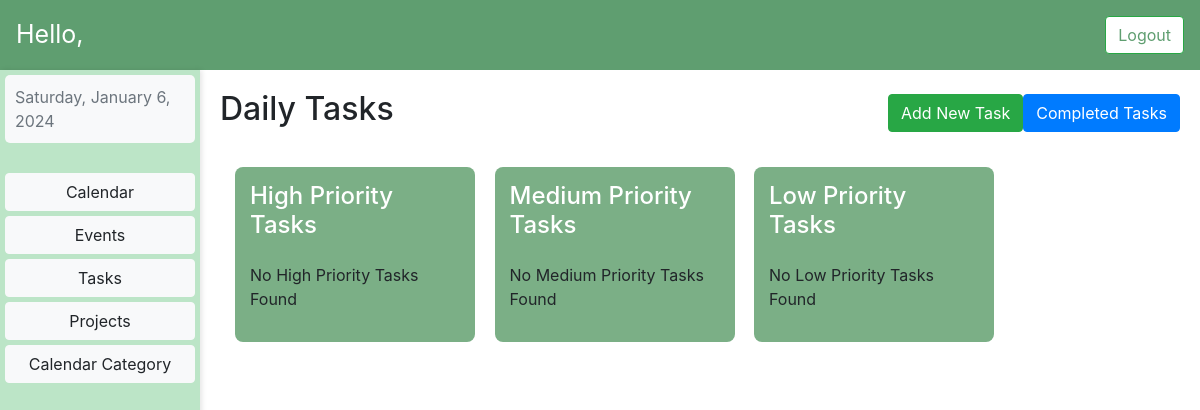
/task_list/, run on an earlier commit of the app's database.
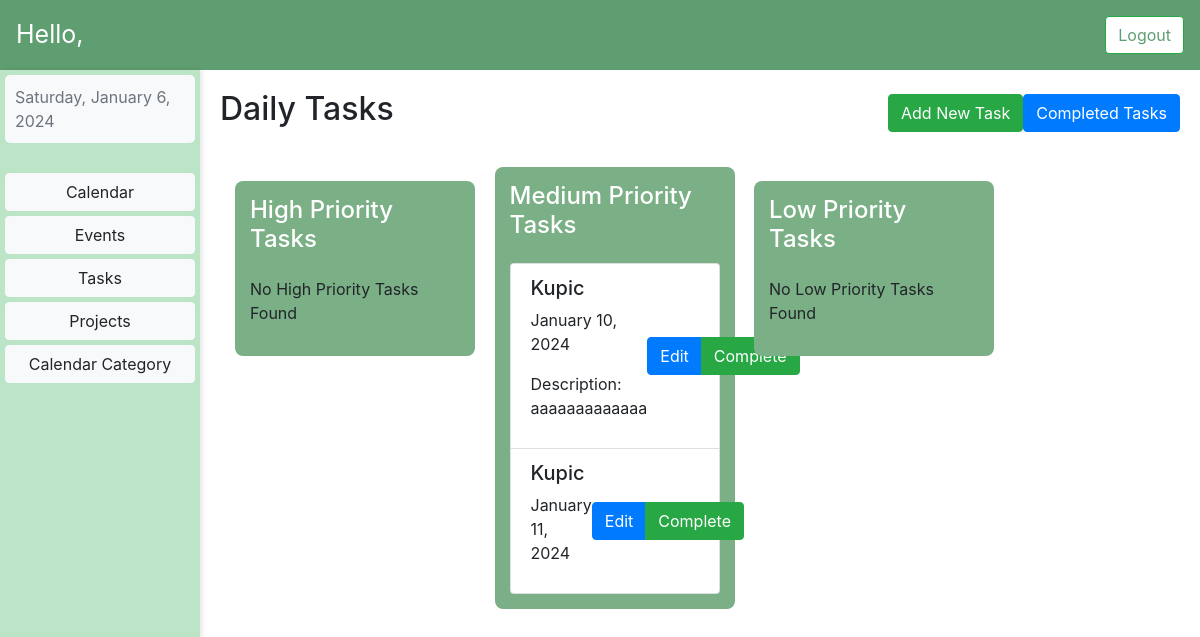
And on a later commit of the database.
### MyCalendar/models.py (models this page shows)
class Task(models.Model):
    HIGH_PRIORITY = 1
    MEDIUM_PRIORITY = 2
    LOW_PRIORITY = 3
    PRIORITY_CHOICES = [
        (HIGH_PRIORITY, 'High Priority'),
        (MEDIUM_PRIORITY, 'Medium Priority'),
        (LOW_PRIORITY, 'Low Priority'),
    ]
    user = models.ForeignKey(User, on_delete=models.CASCADE)
    title = models.CharField(max_length=200)
    description = models.TextField(blank=True)
    start_date = models.DateField()
    priority = models.IntegerField(choices=PRIORITY_CHOICES)
    completed = models.BooleanField(default=False)

### MyCalendar/views.py (the view)
# urls.py: path('task_list/', task_list_view, name='task_list'),
def task_list_view(request):
    high_priority_tasks = Task.objects.filter(priority=Task.HIGH_PRIORITY, completed=False).order_by('start_date')
    medium_priority_tasks = Task.objects.filter(priority=Task.MEDIUM_PRIORITY, completed=False).order_by('start_date')
    low_priority_tasks = Task.objects.filter(priority=Task.LOW_PRIORITY, completed=False).order_by('start_date')
    return render(request, 'task_list.html', {
        'high_priority_tasks': high_priority_tasks,
        'medium_priority_tasks': medium_priority_tasks,
        'low_priority_tasks': low_priority_tasks,
    })

### templates/task_list.html (shortened to what the changed rows need)
{% extends 'dashboard.html' %}
{% load static %}
{% block styles %}
    <link rel="stylesheet" type="text/css" href="{% static 'css/dashboard.css' %}">
{% endblock %}
{% block dynamic_content %}
    <div class="row">
        <div class="col-md-12 mar">
            <div class="d-flex justify-content-between align-items-center mb-3">
                <h2 class="mr-auto">Daily Tasks</h2>
            </div>
        <div class="task-list col-md-3 mr-auto">
            <ul class="list-group">
                {% for task in medium_priority_tasks %}
                    <li class="list-group-item">
                        <div class="d-flex justify-content-between align-items-center">
                            <div>
                                <h5>{{ task.title }}</h5>
                                <p>{{ task.start_date|date:"F d, Y" }}</p>
                                {% if task.description %}
                                    <p>Description: {{ task.description }}</p>
                                {% endif %}
                            </div>
                            <div class="btn-group" role="group" aria-label="Task Actions">
                                <a href="{% url 'edit_task' task.id %}" class="btn btn-primary">Edit</a>
                                <a href="{% url 'complete_task' task.id %}" class="btn btn-success">Complete</a>
                            </div>
                        </div>
                    </li>
                {% empty %}
                    <p>No Medium Priority Tasks Found</p>
                {% endfor %}
            </ul>
        </div>
        </div>
    </div>
{% endblock %}

What changed in the data, as far as the page shows it:
added Task: title "Kupic", start_date "January 10, 2024", description "aaaaaaaaaaaaa"
added Task: title "Kupic", start_date "January 11, 2024"
Also different on the page:
text no longer shown: "No Medium Priority Tasks Found"
